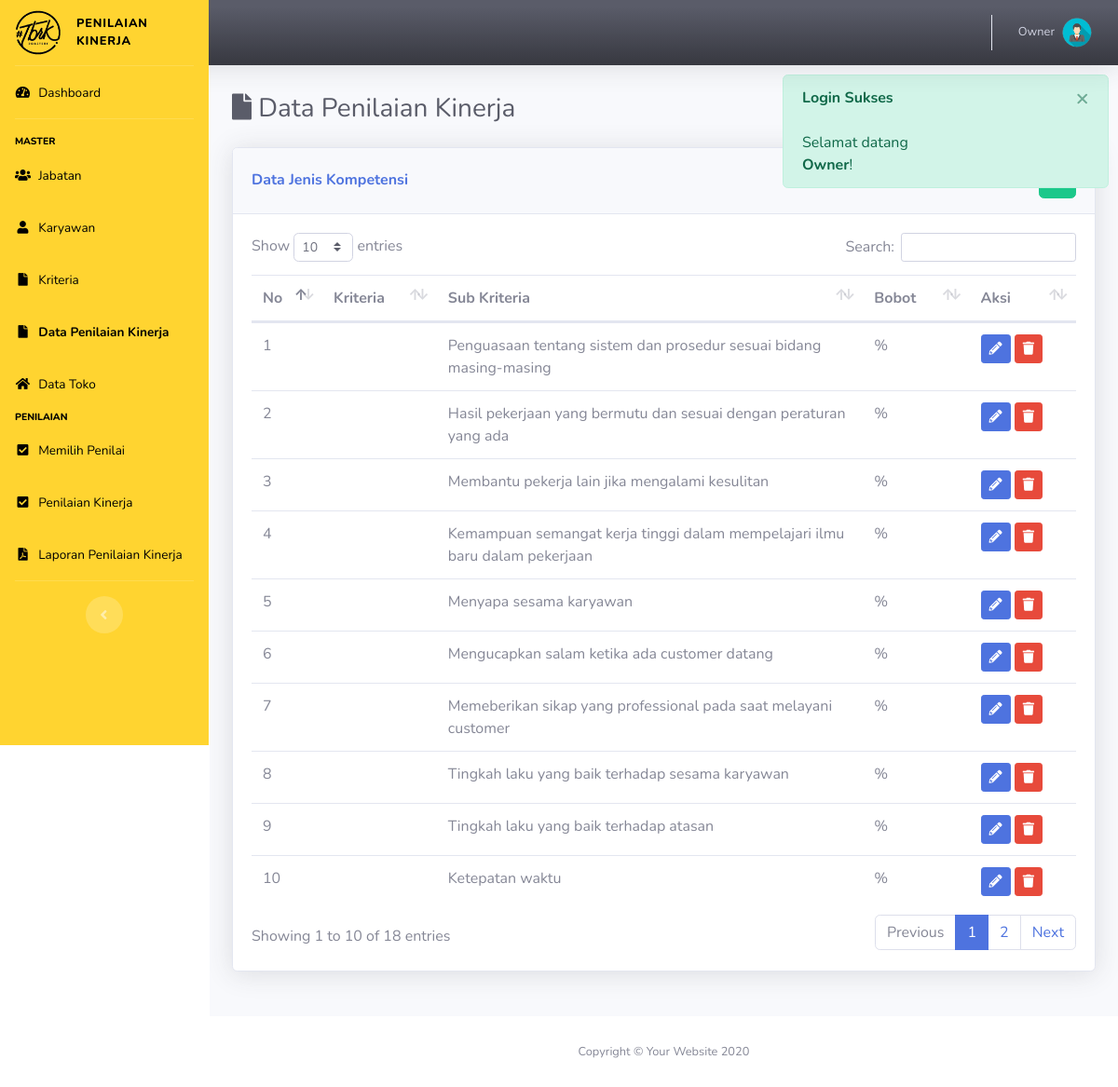
/index.php?p=jenis_kompetensi (signed in), run on the app's committed database.
### tables this page shows
CREATE TABLE IF NOT EXISTS `data_penilaian_kinerja` (
  `id_sub_kriteria` int(11) NOT NULL AUTO_INCREMENT,
  `id_kriteria` int(11) NOT NULL DEFAULT 0,
  `sub_kriteria` varchar(100) NOT NULL,
  PRIMARY KEY (`id_sub_kriteria`) USING BTREE,
  KEY `id_kriteria` (`id_kriteria`),
  CONSTRAINT `FK_data_penilaian_kinerja_kriteria` FOREIGN KEY (`id_kriteria`) REFERENCES `kriteria` (`id_kriteria`) ON DELETE CASCADE ON UPDATE CASCADE
);

### pages/jenis_kompetensi.php (the view, shortened to what this page needs)
<div class="d-sm-flex align-items-center justify-content-between mb-4">
    <h1 class="h3 mb-0 text-gray-800"> <i class="fa fa-file"></i> Data Penilaian Kinerja </h1>
</div>
<?php
	$ket = "Data";
?>
<div class="row row_angket">
	<div class="col mb-4">
		<div class="card shadow mb-4">
            <div class="card-header py-3 d-flex flex-row align-items-center justify-content-between">
                <h6 class="m-0 font-weight-bold text-primary"><?= ucfirst($ket); ?> Jenis Kompetensi</h6>
                <?php
                if(!isset($_GET['ket'])){
                ?>
                <div class="dropdown no-arrow">
                    <a href="index.php?p=jenis_kompetensi&ket=tambah" class="btn btn-success" data-toggle="tooltip" data-placement="top" title="Tambah Data"><i class="fa fa-plus"></i></a>
                </div>
            	<?php } ?>
            </div>
            <div class="card-body">
            <?php
            	if(!isset($form)):
            ?>
            	<table class="table dataTable">
            		<thead>
            			<tr>
            				<th width="5%">No</th>
            				<th width="10%">Kriteria</th>
            				<th width="40%">Sub Kriteria</th>
                            <th width="10%">Bobot</th>
            				<th width="10%">Aksi</th>
            			</tr>
            		</thead>
            		<tbody>
            		<?php
            			$i=0;
            			$sql = "SELECT * FROM data_penilaian_kinerja";
            			$q = mysqli_query($con, $sql);
            			while($row = mysqli_fetch_array($q)):
            		?>
            			<tr>
            				<td><?= ++$i; ?></td>
            				<td><?= $row['kriteria']; ?></td>
            				<td><?= $row['sub_kriteria']; ?></td>
                            <td><?= $row['bobot']; ?> %</td>
            				<td>
            					<a href="index.php?p=jenis_kompetensi&ket=ubah&id=<?= $row['id_kriteria'] ?>" class="btn btn-sm btn-primary" data-toggle="tooltip" data-placement="top" title="Ubah Data"><i class="fa fa-pencil-alt"></i></a>
                                <button type="button" class="btn btn-sm btn-danger btn-hapus" data-id="<?= $row['id_kriteria'] ?>" data-toggle="tooltip" data-placement="top" title="Hapus">
                                    <i class="fa fa-trash"></i>
                                </button>
            				</td>
            			</tr>
            		<?php endwhile; ?>
            		</tbody>
            	</table>
            	<?php endif; ?>
            </div>
        </div>
    </div>
</div>

### data on the page
data_penilaian_kinerja: sub_kriteria "Penguasaan tentang sistem dan prosedur sesuai bidang masing-masing"
data_penilaian_kinerja: sub_kriteria "Hasil pekerjaan yang bermutu dan sesuai dengan peraturan yang ada"
data_penilaian_kinerja: sub_kriteria "Membantu pekerja lain jika mengalami kesulitan"
data_penilaian_kinerja: sub_kriteria "Kemampuan semangat kerja tinggi dalam mempelajari ilmu baru dalam pekerjaan"
data_penilaian_kinerja: sub_kriteria "Menyapa sesama karyawan"
data_penilaian_kinerja: sub_kriteria "Mengucapkan salam ketika ada customer datang"
data_penilaian_kinerja: sub_kriteria "Memeberikan sikap yang professional pada saat melayani customer"
data_penilaian_kinerja: sub_kriteria "Tingkah laku yang baik terhadap sesama karyawan"
data_penilaian_kinerja: sub_kriteria "Tingkah laku yang baik terhadap atasan"
data_penilaian_kinerja: sub_kriteria "Ketepatan waktu"

### other printed values
$_SESSION['name'] "Owner"
$ket "Data"
$_SESSION["flash"]["head"] "Login Sukses"
$_SESSION["flash"]["msg"] "Selamat datang Owner !"
